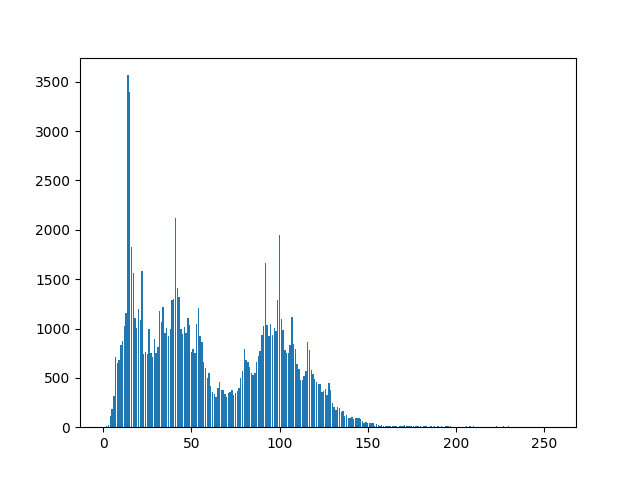

Write Python code to recreate this figure.
from PIL import Image
import numpy as np
import matplotlib.pyplot as plt

pic = Image.open("sample.png")
pic = pic.convert(mode="L")
pic = np.array(pic)
h, w = pic.shape[0], pic.shape[1]

hist = []
for i in range(256):
    hist.append(0)
for y in range(h):
    for x in range(w):
        hist[pic[y][x]] = hist[pic[y][x]] + 1
plt.bar(range(256), hist)
plt.savefig("histgram.png")
plt.show()

sumhist=[]
for i in range(len(hist)):
    if i==0:
        sumhist.append(hist[0])
    else:
        sumhist.append(sumhist[i-1]+hist[i])
plt.bar(range(256),sumhist)
plt.savefig("sumhistgram.png")
plt.show()
